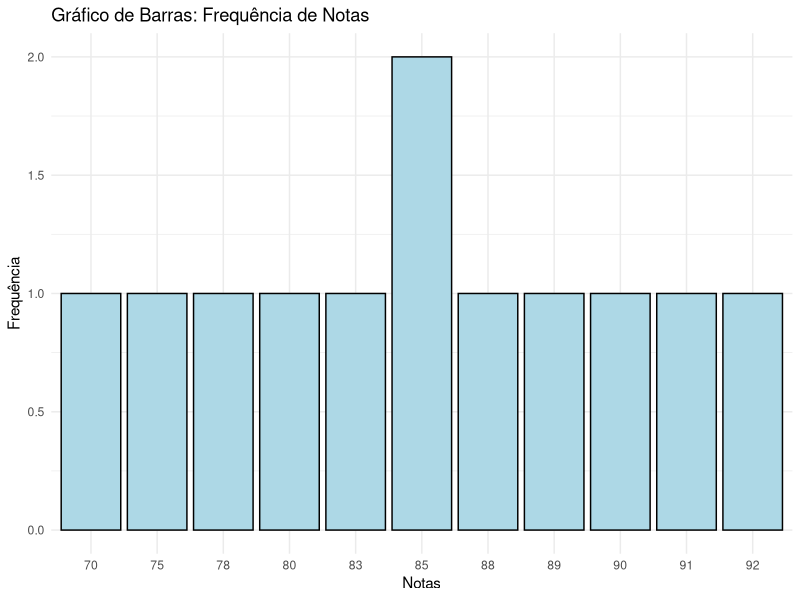

Source code (R):
#Criando um conjunto de dados para notas de uma turma 
notas <- c(70, 80, 90, 85, 88, 92, 78, 85, 83, 75, 89, 91)

#pacote necessário para visualização
library(ggplot2)

#Gráfico de Barras - Frequ~encia de cada Nota


ggplot(data = data.frame(notas), aes(x = as.factor(notas))) +
  geom_bar(fill = "lightblue", color = "black") +
  labs(
    title = "Gráfico de Barras: Frequência de Notas",
    x = "Notas",
    y = "Frequência"
  ) +
  theme_minimal()
